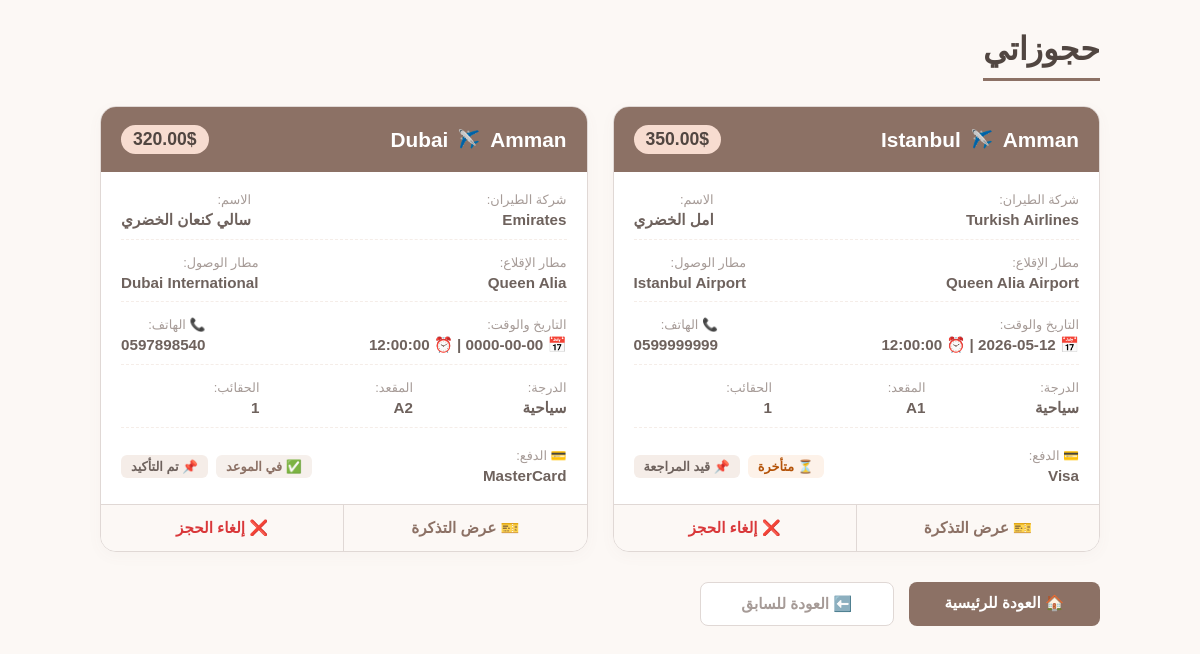
Screenshot of /pages/my_bookings.php (signed in) with the database file from the repository.
### tables this page shows
CREATE TABLE `bookings` (
  `id` int(11) NOT NULL,
  `flight_id` int(11) NOT NULL,
  `name` varchar(100) DEFAULT NULL,
  `travel_date` date DEFAULT NULL,
  `travel_time` time DEFAULT NULL,
  `trip_type` varchar(20) DEFAULT NULL,
  `class_type` varchar(20) DEFAULT NULL,
  `user_id` int(11) DEFAULT NULL,
  `seat` varchar(50) DEFAULT NULL,
  `bags` varchar(50) DEFAULT NULL,
  `payment_method` varchar(50) DEFAULT NULL,
  `status` varchar(50) DEFAULT 'قيد المراجعة',
  `phone` varchar(20) DEFAULT NULL,
  `seen` int(11) DEFAULT 0
);

CREATE TABLE `flights` (
  `id` int(11) NOT NULL,
  `from_city` varchar(100) DEFAULT NULL,
  `to_city` varchar(100) DEFAULT NULL,
  `departure_time` datetime DEFAULT NULL,
  `price` decimal(10,2) DEFAULT NULL,
  `seats` int(50) NOT NULL,
  `airline` varchar(100) DEFAULT NULL,
  `from_airport` varchar(100) DEFAULT NULL,
  `to_airport` varchar(100) DEFAULT NULL,
  `status` varchar(50) DEFAULT 'On Time'
);

### lang.php (called while the page is built, shortened)
<?php
$langcod = $_SESSION['lang'];

### pages/my_bookings.php (the view, shortened to what this page needs)
<?php
include "../lang.php";
include "../config.php";
$user_id = $_SESSION['user_id'];
$sql = "
SELECT bookings.*,
flights.from_city,
flights.to_city,
flights.price,
flights.airline,
flights.from_airport,
flights.to_airport,
flights.status AS flight_status
FROM bookings
JOIN flights ON bookings.flight_id = flights.id
WHERE bookings.user_id = '$user_id'
ORDER BY bookings.id DESC
";
$result = mysqli_query($conn, $sql);
?>
<!DOCTYPE html>
<html lang="<?= $langcod ?>" dir="<?= $langcod == 'ar' ? 'rtl' : 'ltr' ?>">
<head>
    <link rel="stylesheet" href="../assets/css/my-bookings-style.css">
    <link href="https://googleapis.com/css2?family=Cairo:wght@400;600;700&family=Poppins:wght@400;500;600&display=swap" rel="stylesheet">
</head>
<body>
<div class="bookings-container">
    <h1><?= $langcod == 'ar' ? 'حجوزاتي' : 'My Bookings' ?></h1>
    <div class="cards-grid">
    <?php if (mysqli_num_rows($result) > 0): ?>
        <?php while ($row = mysqli_fetch_assoc($result)): ?>
        <div class="booking-card">
            <div class="booking-header">
                <h2>
                <?php
                $from_city = $row['from_city'];
                $to_city = $row['to_city'];
                ?>
                <?= $from_city; ?> <span class="arrow-icon">✈️</span> <?= $to_city; ?>
                </h2>
                <span class="booking-price"><?= $row['price']; ?>$</span>
            </div>
            <div class="booking-body">
                <div class="info-row">
                    <div class="info-item">
                        <span><?= $langcod == 'ar' ? 'شركة الطيران:' : 'Airline:' ?></span>
                        <strong><?= $row['airline']; ?></strong>
                    </div>
                    <div class="info-item">
                        <span><?= $langcod == 'ar' ? 'الاسم:' : 'Name:' ?></span>
                        <strong><?= $row['name']; ?></strong>
                    </div>
                </div>
                <div class="info-row">
                    <div class="info-item">
                        <span><?= $langcod == 'ar' ? 'مطار الإقلاع:' : 'Departure:' ?></span>
                        <strong><?= $row['from_airport']; ?></strong>
                    </div>
                    <div class="info-item">
                        <span><?= $langcod == 'ar' ? 'مطار الوصول:' : 'Arrival:' ?></span>
                        <strong><?= $row['to_airport']; ?></strong>
                    </div>
                </div>
                <div class="info-row">
                    <div class="info-item">
                        <span><?= $langcod == 'ar' ? 'التاريخ والوقت:' : 'Date & Time:' ?></span>
                        <strong>📅 <?= $row['travel_date']; ?> | ⏰ <?= $row['travel_time']; ?></strong>
                    </div>
                    <div class="info-item">
                        <span>📞 <?= $langcod == 'ar' ? 'الهاتف:' : 'Phone:' ?></span>
                        <strong><?= $row['phone']; ?></strong>
                    </div>
                </div>
                <div class="info-row flex-3">
                    <div class="info-item">
                        <span><?= $langcod == 'ar' ? 'الدرجة:' : 'Class:' ?></span>
                        <strong>
                        <?php
                        $class = $row['class_type'];
                        if($langcod == 'en'){
                            if($class == 'اقتصادية') { echo 'Economy'; }
                            elseif($class == 'رجال أعمال') { echo 'Business'; }
                            elseif($class == 'أولى') { echo 'First Class'; }
                            else { echo $class; }
                        } else {
                            echo $class;
                        }
                        ?>
                        </strong>
                    </div>
                    <div class="info-item">
                        <span><?= $langcod == 'ar' ? 'المقعد:' : 'Seat:' ?></span>
                        <strong><?= $row['seat']; ?></strong>
                    </div>
                    <div class="info-item">
                        <span><?= $langcod == 'ar' ? 'الحقائب:' : 'Bags:' ?></span>
                        <strong><?= $row['bags']; ?></strong>
                    </div>
                </div>
                <div class="status-row">
                    <div class="info-item">
                        <span>💳 <?= $langcod == 'ar' ? 'الدفع:' : 'Payment:' ?></span>
                        <strong><?= $row['payment_method']; ?></strong>
                    </div>
                    <div class="status-tags">
                        <?php
                        if($row['flight_status'] == 'On Time' || $row['flight_status'] == 'في الموعد'){
                            echo "<span class='flight-tag ontime'>✅ ".($langcod=='ar'?'في الموعد':'On Time')."</span>";
                        } elseif($row['flight_status'] == 'Delayed' || $row['flight_status'] == 'متأخرة'){
                            echo "<span class='flight-tag delayed'>⏳ ".($langcod=='ar'?'متأخرة':'Delayed')."</span>";
                        } elseif($row['flight_status'] == 'Cancelled' || $row['flight_status'] == 'ملغية'){
                            echo "<span class='flight-tag cancelled'>❌ ".($langcod=='ar'?'ملغية':'Cancelled')."</span>";
                        }
                        ?>
                        <span class="status-tag">
                            📌
                            <?php
                            $status = $row['status'];
                            if($langcod == 'en'){
                                if($status == 'تم التأكيد') { echo 'Confirmed'; }
                                elseif($status == 'قيد المراجعة') { echo 'Pending'; }
                                elseif($status == 'ملغي') { echo 'Cancelled'; }
                                else { echo $status; }
                            } else {
                                echo $status;
                            }
                            ?>
                        </span>
                    </div>
                </div>
            </div>
            <div class="booking-buttons">
                <a href="ticket.php?id=<?= $row['id']; ?>" class="ticket-btn">
                    🎫 <?= $langcod == 'ar' ? 'عرض التذكرة' : 'View Ticket' ?>
                </a>
                <a href="my_bookings.php?delete=<?= $row['id']; ?>&lang=<?= $langcod ?>"
                   class="cancel-btn"
                   onclick="return confirm('<?= $langcod == 'ar' ? 'هل أنت متأكد من الإلغاء؟' : 'Are you sure?' ?>')">
                    ❌ <?= $langcod == 'ar' ? 'إلغاء الحجز' : 'Cancel' ?>
                </a>
            </div>
        </div>
        <?php endwhile; ?>
    <?php else: ?>
        <p class="empty-bookings">
            <?= $langcod == 'ar' ? 'لا يوجد حجوزات حتى الآن 😢' : 'No bookings yet 😢' ?>
        </p>
    <?php endif; ?>
    </div>
    <div class="back-buttons">
        <a href="../index.php" class="back-btn home-btn">
            🏠 <?= $langcod == 'ar' ? 'العودة للرئيسية' : 'Home' ?>
        </a>
        <a href="javascript:history.back()" class="back-btn prev-btn">
            ⬅️ <?= $langcod == 'ar' ? 'العودة للسابق' : 'Back' ?>
        </a>
    </div>
</div>
</body>
</html>

### assets/css/my-bookings-style.css (style rules this page uses)
* { box-sizing: border-box; margin: 0; padding: 0; }
body { font-family: 'Cairo', 'Poppins', sans-serif; background: #fcf8f5; color: #6e625d; padding: 30px 20px; min-height: 100vh; display: flex; justify-content: center; }
.bookings-container { max-width: 1000px; width: 100%; }
h1 { color: #514641; font-size: 2rem; margin-bottom: 25px; font-weight: 700; border-bottom: 3px solid #8c7165; padding-bottom: 10px; display: inline-block; }
.cards-grid { display: grid; grid-template-columns: repeat(auto-fill, minmax(450px, 1fr)); gap: 25px; margin-bottom: 30px; }
.booking-card { background: #ffffff; border-radius: 16px; box-shadow: 0 4px 15px rgba(140, 113, 101, 0.04); overflow: hidden; display: flex; flex-direction: column; border: 1px solid #e0d8d5; transition: transform 0.2s, box-shadow 0.2s; }
.booking-header { background: #8c7165; color: #ffffff; padding: 18px 20px; display: flex; justify-content: space-between; align-items: center; }
.booking-header h2 { font-size: 1.3rem; font-weight: 700; display: flex; align-items: center; gap: 10px; }
.arrow-icon { font-size: 1.1rem; }
html[dir="rtl"] .arrow-icon { transform: scaleX(-1); }
.booking-price { background: #f7dcd0; color: #514641; padding: 4px 12px; border-radius: 20px; font-weight: 700; font-size: 1.1rem; }
.booking-body { padding: 20px; flex-grow: 1; display: flex; flex-direction: column; gap: 15px; }
.info-row { display: flex; justify-content: space-between; border-bottom: 1px dashed #f5ede8; padding-bottom: 10px; gap: 15px; }
.info-row.flex-3 .info-item { flex: 1; }
.info-item { display: flex; flex-direction: column; gap: 4px; }
.info-item span { font-size: 0.8rem; color: #a69b97; text-transform: uppercase; }
.info-item strong { font-size: 0.95rem; color: #6e625d; }
.status-row { display: flex; justify-content: space-between; align-items: center; margin-top: 5px; flex-wrap: wrap; gap: 10px; }
.status-tags { display: flex; gap: 8px; flex-wrap: wrap; }
.flight-tag, .status-tag { padding: 4px 10px; border-radius: 6px; font-size: 0.8rem; font-weight: 600; }
.flight-tag.ontime { background: #f6f0ec; color: #8c7165; }
.flight-tag.delayed { background: #fdf2e9; color: #b45309; }
.status-tag { background: #f5ede8; color: #6e625d; }
.booking-buttons { display: flex; border-top: 1px solid #e0d8d5; background: #fcf8f5; }
.ticket-btn, .cancel-btn { flex: 1; text-align: center; padding: 14px; text-decoration: none; font-weight: 600; font-size: 0.95rem; transition: background 0.2s; }
.ticket-btn { color: #8c7165; border-inline-end: 1px solid #e0d8d5; }
.cancel-btn { color: #d9383a; }
.back-buttons { display: flex; gap: 15px; margin-top: 30px; max-width: 400px; }
.back-btn { flex: 1; text-align: center; padding: 12px; border-radius: 8px; text-decoration: none; font-weight: 600; font-size: 0.95rem; transition: all 0.2s; }
.home-btn { background-color: #8c7165; color: white; }
.prev-btn { background-color: #ffffff; border: 1px solid #e0d8d5; color: #a69b97; }

### rows the page displays
bookings: flight.from_city "Amman", flight.to_city "Istanbul", flight.price "350.00", flight.airline "Turkish Airlines", name "امل الخضري", flight.from_airport "Queen Alia Airport", flight.to_airport "Istanbul Airport", travel_date "2026-05-12", travel_time "12:00:00", phone "0599999999", class_type "سياحية", seat "A1", bags "1", payment_method "Visa", shows "متأخرة", status "قيد المراجعة"
bookings: flight.from_city "Amman", flight.to_city "Dubai", flight.price "320.00", flight.airline "Emirates", name "سالي كنعان الخضري", flight.from_airport "Queen Alia", flight.to_airport "Dubai International", travel_time "12:00:00", phone "0597898540", class_type "سياحية", seat "A2", bags "1", payment_method "MasterCard", shows "في الموعد", status "تم التأكيد"
